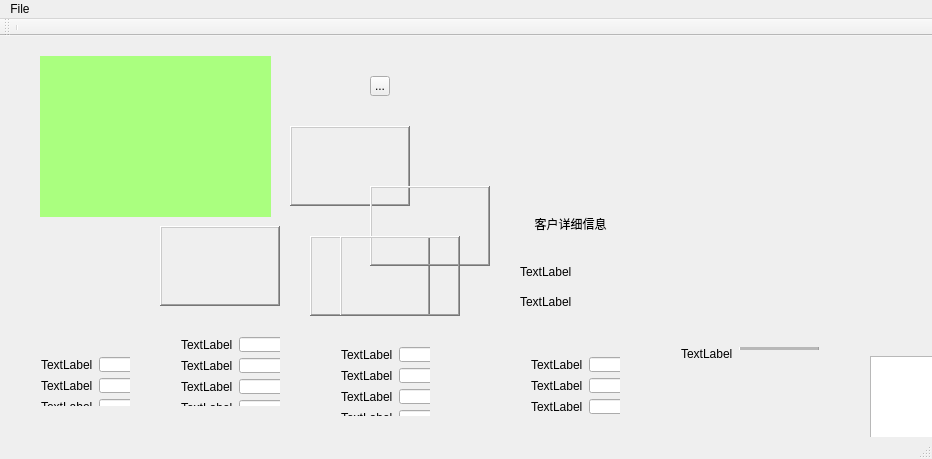
<?xml version="1.0" encoding="UTF-8"?>
<ui version="4.0">
 <class>MainWindow</class>
 <widget class="QMainWindow" name="MainWindow">
  <property name="geometry">
   <rect>
    <x>0</x>
    <y>0</y>
    <width>932</width>
    <height>459</height>
   </rect>
  </property>
  <property name="sizePolicy">
   <sizepolicy hsizetype="Expanding" vsizetype="Expanding">
    <horstretch>0</horstretch>
    <verstretch>0</verstretch>
   </sizepolicy>
  </property>
  <property name="windowTitle">
   <string>自适应窗体创建</string>
  </property>
  <widget class="QWidget" name="centralWidget">
   <property name="sizePolicy">
    <sizepolicy hsizetype="Expanding" vsizetype="Expanding">
     <horstretch>0</horstretch>
     <verstretch>0</verstretch>
    </sizepolicy>
   </property>
   <widget class="QWidget" name="gridLayoutWidget">
    <property name="geometry">
     <rect>
      <x>10</x>
      <y>0</y>
      <width>21</width>
      <height>21</height>
     </rect>
    </property>
    <layout class="QGridLayout" name="mainGridLayout"/>
   </widget>
   <widget class="QFrame" name="frmBigPicture">
    <property name="geometry">
     <rect>
      <x>290</x>
      <y>90</y>
      <width>120</width>
      <height>80</height>
     </rect>
    </property>
    <property name="frameShape">
     <enum>QFrame::WinPanel</enum>
    </property>
    <property name="frameShadow">
     <enum>QFrame::Raised</enum>
    </property>
   </widget>
   <widget class="QFrame" name="frmSmallPicture0">
    <property name="geometry">
     <rect>
      <x>160</x>
      <y>190</y>
      <width>120</width>
      <height>80</height>
     </rect>
    </property>
    <property name="frameShape">
     <enum>QFrame::WinPanel</enum>
    </property>
    <property name="frameShadow">
     <enum>QFrame::Raised</enum>
    </property>
   </widget>
   <widget class="QFrame" name="frmSmallPicture1">
    <property name="geometry">
     <rect>
      <x>310</x>
      <y>200</y>
      <width>120</width>
      <height>80</height>
     </rect>
    </property>
    <property name="frameShape">
     <enum>QFrame::WinPanel</enum>
    </property>
    <property name="frameShadow">
     <enum>QFrame::Raised</enum>
    </property>
   </widget>
   <widget class="QFrame" name="frmSmallPicture2">
    <property name="geometry">
     <rect>
      <x>370</x>
      <y>150</y>
      <width>120</width>
      <height>80</height>
     </rect>
    </property>
    <property name="frameShape">
     <enum>QFrame::WinPanel</enum>
    </property>
    <property name="frameShadow">
     <enum>QFrame::Raised</enum>
    </property>
   </widget>
   <widget class="QFrame" name="frmSmallPicture3">
    <property name="geometry">
     <rect>
      <x>340</x>
      <y>200</y>
      <width>120</width>
      <height>80</height>
     </rect>
    </property>
    <property name="frameShape">
     <enum>QFrame::WinPanel</enum>
    </property>
    <property name="frameShadow">
     <enum>QFrame::Raised</enum>
    </property>
   </widget>
   <widget class="QWidget" name="wgtLeftPanel" native="true">
    <property name="geometry">
     <rect>
      <x>40</x>
      <y>20</y>
      <width>231</width>
      <height>161</height>
     </rect>
    </property>
    <property name="sizePolicy">
     <sizepolicy hsizetype="Expanding" vsizetype="Expanding">
      <horstretch>0</horstretch>
      <verstretch>0</verstretch>
     </sizepolicy>
    </property>
    <property name="styleSheet">
     <string notr="true">background-color: rgb(170, 255, 127);</string>
    </property>
   </widget>
   <widget class="QWidget" name="wgtRightPanel" native="true">
    <property name="geometry">
     <rect>
      <x>680</x>
      <y>20</y>
      <width>231</width>
      <height>241</height>
     </rect>
    </property>
    <property name="sizePolicy">
     <sizepolicy hsizetype="Expanding" vsizetype="Expanding">
      <horstretch>0</horstretch>
      <verstretch>0</verstretch>
     </sizepolicy>
    </property>
   </widget>
   <widget class="QWidget" name="gridLayoutWidget_2">
    <property name="geometry">
     <rect>
      <x>10</x>
      <y>190</y>
      <width>131</width>
      <height>91</height>
     </rect>
    </property>
    <layout class="QGridLayout" name="gridLayoutLeftPanel"/>
   </widget>
   <widget class="QWidget" name="widget0" native="true">
    <property name="geometry">
     <rect>
      <x>10</x>
      <y>290</y>
      <width>120</width>
      <height>80</height>
     </rect>
    </property>
    <widget class="QWidget" name="formLayoutWidget">
     <property name="geometry">
      <rect>
       <x>20</x>
       <y>20</y>
       <width>160</width>
       <height>101</height>
      </rect>
     </property>
     <layout class="QFormLayout" name="formLayout0">
      <item row="0" column="0">
       <widget class="QLabel" name="label">
        <property name="text">
         <string>TextLabel</string>
        </property>
       </widget>
      </item>
      <item row="1" column="0">
       <widget class="QLabel" name="label_2">
        <property name="text">
         <string>TextLabel</string>
        </property>
       </widget>
      </item>
      <item row="2" column="0">
       <widget class="QLabel" name="label_3">
        <property name="text">
         <string>TextLabel</string>
        </property>
       </widget>
      </item>
      <item row="3" column="0">
       <widget class="QLabel" name="label_4">
        <property name="text">
         <string>TextLabel</string>
        </property>
       </widget>
      </item>
      <item row="0" column="1">
       <widget class="QLineEdit" name="lineEdit"/>
      </item>
      <item row="1" column="1">
       <widget class="QLineEdit" name="lineEdit_2"/>
      </item>
      <item row="2" column="1">
       <widget class="QLineEdit" name="lineEdit_3"/>
      </item>
      <item row="3" column="1">
       <widget class="QLineEdit" name="lineEdit_4"/>
      </item>
     </layout>
    </widget>
   </widget>
   <widget class="QWidget" name="widget1" native="true">
    <property name="geometry">
     <rect>
      <x>160</x>
      <y>290</y>
      <width>120</width>
      <height>80</height>
     </rect>
    </property>
    <widget class="QWidget" name="formLayoutWidget_2">
     <property name="geometry">
      <rect>
       <x>10</x>
       <y>0</y>
       <width>160</width>
       <height>101</height>
      </rect>
     </property>
     <layout class="QFormLayout" name="formLayout1">
      <item row="0" column="0">
       <widget class="QLabel" name="label_5">
        <property name="text">
         <string>TextLabel</string>
        </property>
       </widget>
      </item>
      <item row="1" column="0">
       <widget class="QLabel" name="label_6">
        <property name="text">
         <string>TextLabel</string>
        </property>
       </widget>
      </item>
      <item row="2" column="0">
       <widget class="QLabel" name="label_7">
        <property name="text">
         <string>TextLabel</string>
        </property>
       </widget>
      </item>
      <item row="3" column="0">
       <widget class="QLabel" name="label_8">
        <property name="text">
         <string>TextLabel</string>
        </property>
       </widget>
      </item>
      <item row="0" column="1">
       <widget class="QLineEdit" name="lineEdit_5"/>
      </item>
      <item row="1" column="1">
       <widget class="QLineEdit" name="lineEdit_6"/>
      </item>
      <item row="2" column="1">
       <widget class="QLineEdit" name="lineEdit_7"/>
      </item>
      <item row="3" column="1">
       <widget class="QLineEdit" name="lineEdit_8"/>
      </item>
     </layout>
    </widget>
   </widget>
   <widget class="QWidget" name="widget2" native="true">
    <property name="geometry">
     <rect>
      <x>310</x>
      <y>300</y>
      <width>120</width>
      <height>80</height>
     </rect>
    </property>
    <widget class="QWidget" name="formLayoutWidget_3">
     <property name="geometry">
      <rect>
       <x>20</x>
       <y>0</y>
       <width>160</width>
       <height>101</height>
      </rect>
     </property>
     <layout class="QFormLayout" name="formLayout2">
      <item row="0" column="0">
       <widget class="QLabel" name="label_9">
        <property name="text">
         <string>TextLabel</string>
        </property>
       </widget>
      </item>
      <item row="1" column="0">
       <widget class="QLabel" name="label_10">
        <property name="text">
         <string>TextLabel</string>
        </property>
       </widget>
      </item>
      <item row="2" column="0">
       <widget class="QLabel" name="label_11">
        <property name="text">
         <string>TextLabel</string>
        </property>
       </widget>
      </item>
      <item row="3" column="0">
       <widget class="QLabel" name="label_12">
        <property name="text">
         <string>TextLabel</string>
        </property>
       </widget>
      </item>
      <item row="0" column="1">
       <widget class="QLineEdit" name="lineEdit_9"/>
      </item>
      <item row="1" column="1">
       <widget class="QLineEdit" name="lineEdit_10"/>
      </item>
      <item row="2" column="1">
       <widget class="QLineEdit" name="lineEdit_11"/>
      </item>
      <item row="3" column="1">
       <widget class="QLineEdit" name="lineEdit_12"/>
      </item>
     </layout>
    </widget>
   </widget>
   <widget class="QWidget" name="widget3" native="true">
    <property name="geometry">
     <rect>
      <x>500</x>
      <y>300</y>
      <width>120</width>
      <height>80</height>
     </rect>
    </property>
    <widget class="QWidget" name="formLayoutWidget_4">
     <property name="geometry">
      <rect>
       <x>20</x>
       <y>10</y>
       <width>160</width>
       <height>101</height>
      </rect>
     </property>
     <layout class="QFormLayout" name="formLayout3">
      <item row="0" column="0">
       <widget class="QLabel" name="label_13">
        <property name="text">
         <string>TextLabel</string>
        </property>
       </widget>
      </item>
      <item row="1" column="0">
       <widget class="QLabel" name="label_14">
        <property name="text">
         <string>TextLabel</string>
        </property>
       </widget>
      </item>
      <item row="2" column="0">
       <widget class="QLabel" name="label_15">
        <property name="text">
         <string>TextLabel</string>
        </property>
       </widget>
      </item>
      <item row="3" column="0">
       <widget class="QLabel" name="label_16">
        <property name="text">
         <string>TextLabel</string>
        </property>
       </widget>
      </item>
      <item row="0" column="1">
       <widget class="QLineEdit" name="lineEdit_13"/>
      </item>
      <item row="1" column="1">
       <widget class="QLineEdit" name="lineEdit_14"/>
      </item>
      <item row="3" column="1">
       <widget class="QLineEdit" name="lineEdit_16"/>
      </item>
      <item row="2" column="1">
       <widget class="QLineEdit" name="edtEMail"/>
      </item>
     </layout>
    </widget>
   </widget>
   <widget class="QWidget" name="gridLayoutWidget_3">
    <property name="geometry">
     <rect>
      <x>500</x>
      <y>60</y>
      <width>131</width>
      <height>91</height>
     </rect>
    </property>
    <layout class="QGridLayout" name="gridLayoutRightPanel"/>
   </widget>
   <widget class="QLabel" name="lblCustomerDetail">
    <property name="geometry">
     <rect>
      <x>520</x>
      <y>180</y>
      <width>101</width>
      <height>16</height>
     </rect>
    </property>
    <property name="text">
     <string>客户详细信息</string>
    </property>
    <property name="alignment">
     <set>Qt::AlignCenter</set>
    </property>
   </widget>
   <widget class="QLabel" name="label_19">
    <property name="geometry">
     <rect>
      <x>520</x>
      <y>230</y>
      <width>54</width>
      <height>12</height>
     </rect>
    </property>
    <property name="text">
     <string>TextLabel</string>
    </property>
   </widget>
   <widget class="QLabel" name="label_20">
    <property name="geometry">
     <rect>
      <x>520</x>
      <y>260</y>
      <width>54</width>
      <height>12</height>
     </rect>
    </property>
    <property name="text">
     <string>TextLabel</string>
    </property>
   </widget>
   <widget class="QWidget" name="formLayoutWidget_5">
    <property name="geometry">
     <rect>
      <x>670</x>
      <y>300</y>
      <width>160</width>
      <height>80</height>
     </rect>
    </property>
    <layout class="QFormLayout" name="formLayout">
     <item row="0" column="0">
      <widget class="QLabel" name="label_18">
       <property name="text">
        <string>TextLabel</string>
       </property>
      </widget>
     </item>
     <item row="0" column="1">
      <widget class="Line" name="line">
       <property name="layoutDirection">
        <enum>Qt::LeftToRight</enum>
       </property>
       <property name="autoFillBackground">
        <bool>false</bool>
       </property>
       <property name="frameShadow">
        <enum>QFrame::Raised</enum>
       </property>
       <property name="midLineWidth">
        <number>10</number>
       </property>
       <property name="orientation">
        <enum>Qt::Horizontal</enum>
       </property>
      </widget>
     </item>
    </layout>
   </widget>
   <widget class="QTableView" name="tabServiceRecord">
    <property name="geometry">
     <rect>
      <x>870</x>
      <y>320</y>
      <width>256</width>
      <height>192</height>
     </rect>
    </property>
   </widget>
   <widget class="QToolButton" name="toolButton">
    <property name="geometry">
     <rect>
      <x>370</x>
      <y>40</y>
      <width>20</width>
      <height>20</height>
     </rect>
    </property>
    <property name="minimumSize">
     <size>
      <width>20</width>
      <height>20</height>
     </size>
    </property>
    <property name="maximumSize">
     <size>
      <width>20</width>
      <height>20</height>
     </size>
    </property>
    <property name="text">
     <string>...</string>
    </property>
   </widget>
  </widget>
  <widget class="QMenuBar" name="menuBar">
   <property name="geometry">
    <rect>
     <x>0</x>
     <y>0</y>
     <width>932</width>
     <height>19</height>
    </rect>
   </property>
   <widget class="QMenu" name="menuFile">
    <property name="title">
     <string>File</string>
    </property>
    <addaction name="actionOpen"/>
   </widget>
   <addaction name="menuFile"/>
  </widget>
  <widget class="QToolBar" name="mainToolBar">
   <attribute name="toolBarArea">
    <enum>TopToolBarArea</enum>
   </attribute>
   <attribute name="toolBarBreak">
    <bool>false</bool>
   </attribute>
   <addaction name="separator"/>
  </widget>
  <widget class="QStatusBar" name="statusBar">
   <property name="statusTip">
    <string>Test</string>
   </property>
  </widget>
  <action name="actionOpen">
   <property name="text">
    <string>Open</string>
   </property>
  </action>
 </widget>
 <layoutdefault spacing="6" margin="11"/>
 <resources/>
 <connections/>
</ui>
